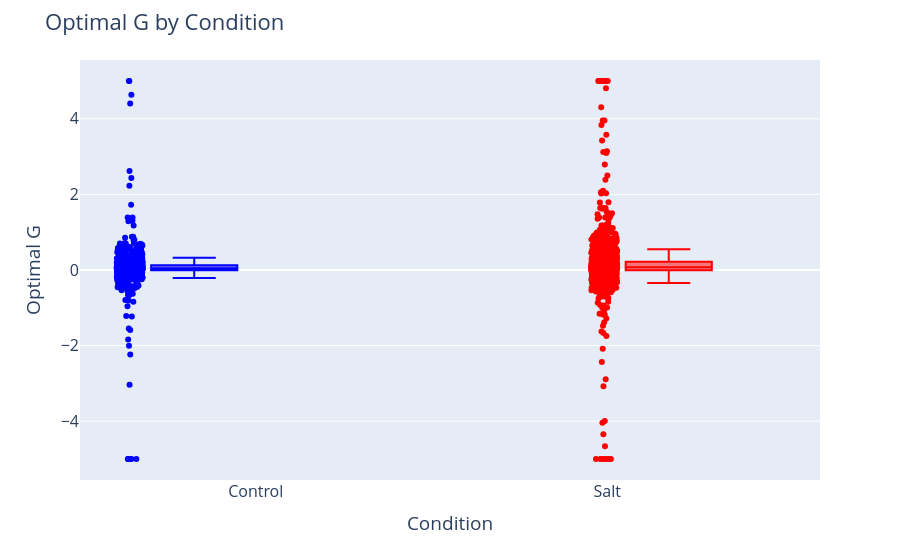

The cell this chart's notebook holds for it:
### Code cell
# Base boxplot (like boxen, shows distribution)
fig = px.box(
    arbor_stats_df,
    x="condition label",
    y=G_column,
    color="condition label",                # hue
    color_discrete_map={"Control":"blue","Salt":"red"},
    points="all",                            # show all points like boxen
    color_discrete_sequence=px.colors.qualitative.Set1
)

# Layout tweaks
fig.update_layout(
    title="Optimal G by Condition",
    xaxis_title="Condition",
    yaxis_title="Optimal G",
    font=dict(size=16),
    boxmode="group",
    showlegend=False
)

fig.show()
fig.write_image("paper-figs/Salt-Control-Analysis/Optimal-G-by-condition.pdf")

### Figure 1 — Plotly figure (JSON) as saved in the notebook; plotly's stock layout.template omitted (floating-point values rounded to 4 significant figures; data arrays with more than 128 entries replaced by an {"elided": "..."} marker saying what was removed)
{"data": [{"alignmentgroup": "True", "boxpoints": "all", "hovertemplate": "condition label=%{x}<br>best_G=%{y}<extra></extra>", "legendgroup": "Control", "marker": {"color": "blue"}, "name": "Control", "notched": false, "offsetgroup": "Control", "orientation": "v", "showlegend": true, "type": "box", "x": {"elided": "1226 str values"}, "x0": " ", "xaxis": "x", "y": {"elided": "1226 float values"}, "y0": " ", "yaxis": "y"}, {"alignmentgroup": "True", "boxpoints": "all", "hovertemplate": "condition label=%{x}<br>best_G=%{y}<extra></extra>", "legendgroup": "Salt", "marker": {"color": "red"}, "name": "Salt", "notched": false, "offsetgroup": "Salt", "orientation": "v", "showlegend": true, "type": "box", "x": {"elided": "1193 str values"}, "x0": " ", "xaxis": "x", "y": {"elided": "1193 float values"}, "y0": " ", "yaxis": "y"}], "layout": {"autosize": true, "boxmode": "group", "font": {"size": 16}, "legend": {"title": {"text": "condition label"}, "tracegroupgap": 0}, "margin": {"t": 60}, "showlegend": false, "title": {"text": "Optimal G by Condition"}, "xaxis": {"anchor": "y", "autorange": true, "categoryarray": ["Control", "Salt", null], "categoryorder": "array", "domain": [0, 1], "range": [-0.5, 1.605], "title": {"text": "Condition"}, "type": "category"}, "yaxis": {"anchor": "x", "autorange": true, "domain": [0, 1], "range": [-5.556, 5.556], "title": {"text": "Optimal G"}, "type": "linear"}}}
